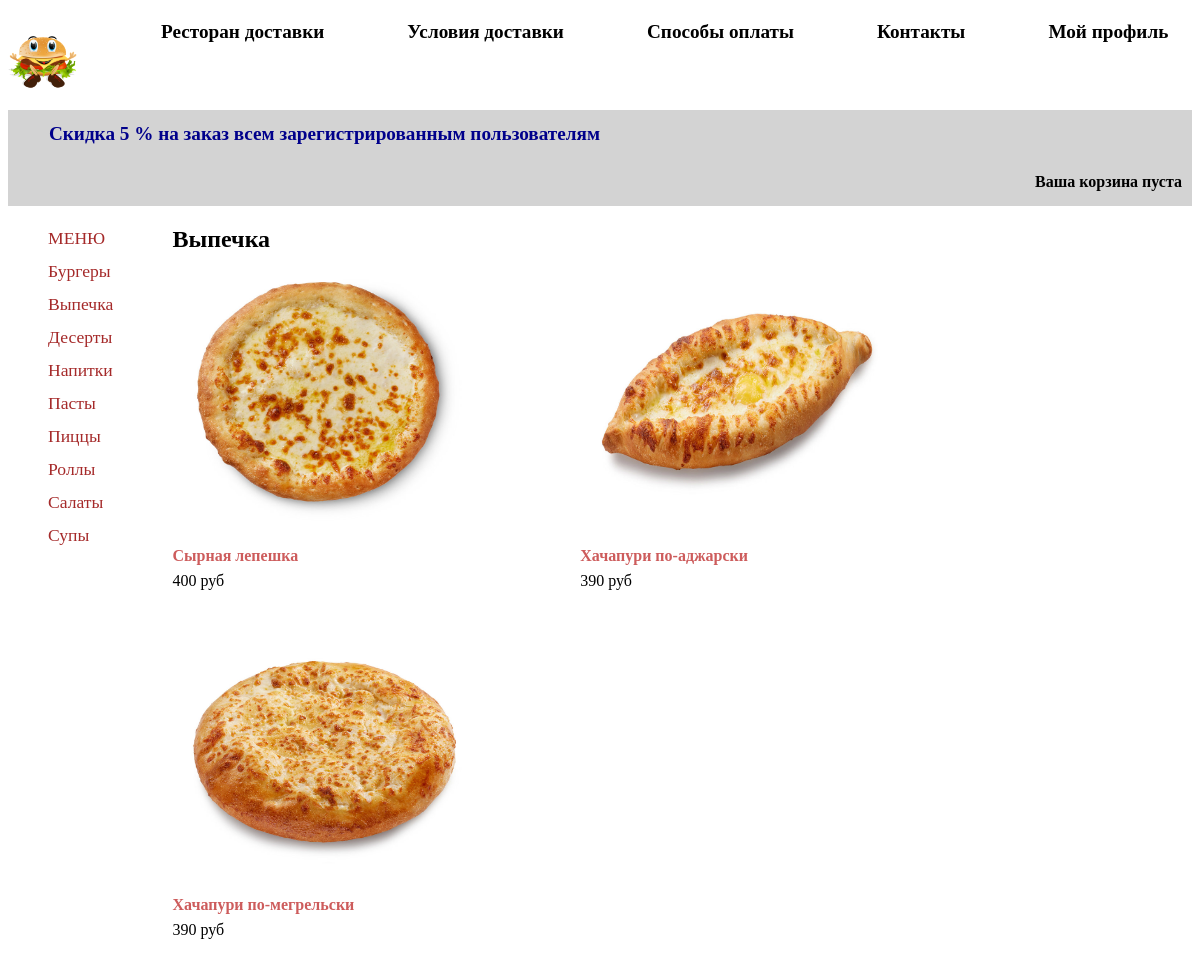
/bakery/, run on the app's committed database.
### store/models.py (models this page shows, shortened)
class Category(models.Model):
    name = models.CharField(max_length=200, verbose_name='Категория')
    slug = models.SlugField(max_length=200)
    class Meta:
        ordering = ('name',)
        verbose_name_plural = 'Категории'
    def get_absolute_url(self):
        return reverse('product_list_by_category', args=[self.slug])

class Product(models.Model):
    category = models.ForeignKey(Category, on_delete=models.SET_NULL, null=True, verbose_name='Категория')
    name = models.CharField(max_length=200, verbose_name='Название')
    slug = models.SlugField(max_length=200)
    image = models.CharField(max_length=100, blank=True, null=True, verbose_name='Картинка')
    description = models.TextField(null=True, blank=True, verbose_name='Описание')
    price = models.DecimalField(max_digits=10, decimal_places=0, verbose_name='Цена')
    volume = models.CharField(max_length=50, null=True, verbose_name='Объем')
    available = models.BooleanField(default=True, verbose_name='Доступность товара')
    created = models.DateTimeField(auto_now_add=True, verbose_name='Дата создания')
    updated = models.DateTimeField(auto_now=True, verbose_name='Дата обновления')
    class Meta:
        ordering = ('name',)
        index_together = (('id', 'slug'),)
        verbose_name_plural = 'Товары'
    def get_absolute_url(self):
        return reverse('product_detail', args=[self.id, self.slug])

### store/views.py (the view)
# urls.py: path('', views.product_list, name='home'),
def product_list(request, category_slug=None):
    category = None
    categories = Category.objects.all()
    products = Product.objects.filter(available=True)
    if category_slug:
        category = get_object_or_404(Category, slug=category_slug)
        products = products.filter(category=category)
    data = {'category': category, 'categories': categories, 'products': products}
    return render(request, 'store/product_list.html', data)

### store/cart.py (called while the page is built)
    def __len__(self):
        return sum(item['quantity'] for item in self.cart.values())

### store/context_processors.py (called while the page is built)
def cart(request):
    return {'cart': Cart(request)}

### templates/store/product_list.html (shortened to what this page needs)
{% extends "index.html" %}
{% load static %}
{% block content %}
    <div id="sidebar">
        <ul>
            <li {% if not category %}class="selected"{% endif %}>
                <a href="{% url "home" %}">МЕНЮ</a>
            </li>
            {% for c in categories %}
                <li {% if category.slug == c.slug %}class="selected"
                    {% endif %}>
                    <a href="{{ c.get_absolute_url }}">{{ c.name }}</a>
                </li>
            {% endfor %}
        </ul>
    </div>
    <div class="pl-header">
        <h2>{% if category %}
            {{ category.name }}
        {% else %}Меню
        {% endif %}</h2>
        <div class="product-list">
            {% for product in products %}
                <div class="item">
                    <a href="{{ product.get_absolute_url }}">
                        <img src="{% if product.image %}{% static product.image %}
                              {% else %}{% static "img/no_image.png" %}
                              {% endif %}">
                    </a>
                    <br>
                    <a href="{{ product.get_absolute_url }}">{{ product.name }}</a>
                    <br>
                    <div id="price">{{ product.price }} руб</div>
                </div>
            {% endfor %}
        </div>
    </div>
{% endblock %}

### store/static/css/base.css (style rules this page uses)
body { font-family: Tahoma, serif; }

### store/static/css/product_list.css (style rules this page uses)
#sidebar { display: flex; flex-direction: column; margin-right: 5%; }
#sidebar ul { list-style-type: none; line-height: 2em; }
#sidebar ul li a { color: brown; text-decoration: none; font-size: 1.1em; }
.pl-header { display: flex; flex-direction: column; }
.product-list { display: flex; flex-direction: row; flex-wrap: wrap; }
.item { flex-basis: 40%; flex-direction: column; padding-bottom: 3%; }
.item img { width: 75%; height: 75%; }
.item a { text-decoration: none; color: indianred; line-height: 2em; font-weight: bolder; text-align: center; }

### data on the page
Category: name "Бургеры"
Category: name "Выпечка"
Category: name "Десерты"
Category: name "Напитки"
Category: name "Пасты"
Category: name "Пиццы"
Category: name "Роллы"
Category: name "Салаты"
Category: name "Супы"
Product: image (picture), name "Сырная лепешка", price "400"
Product: image (picture), name "Хачапури по-аджарски", price "390"
Product: image (picture), name "Хачапури по-мегрельски", price "390"
